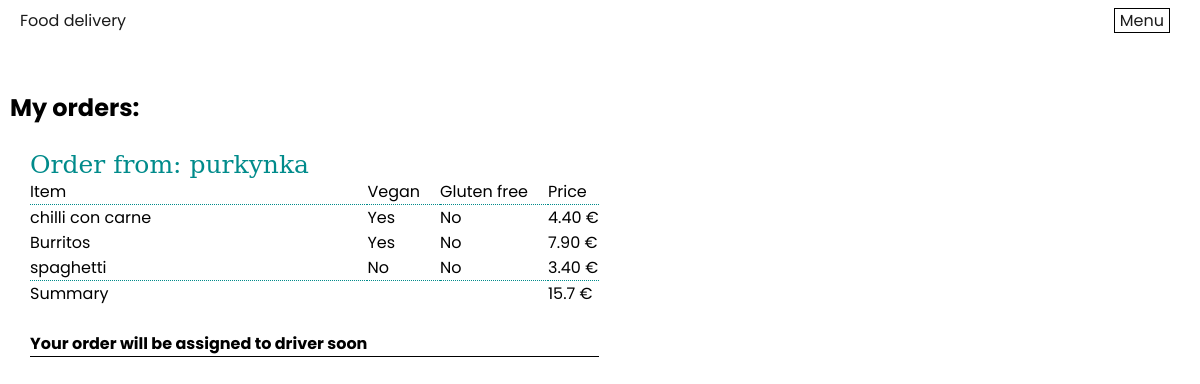
/myOrders.php (signed in), run on an earlier commit of the app's database.
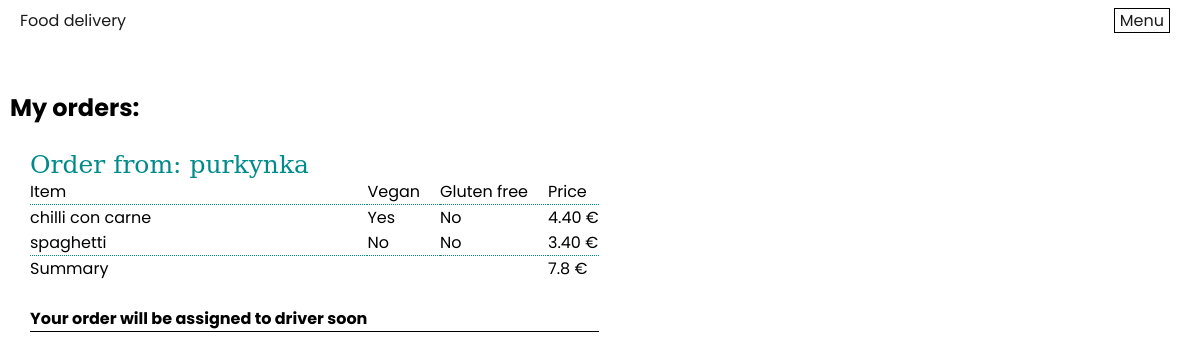
And on a later commit of the database.
### tables this page shows
CREATE TABLE `order` (
  orderId INT AUTO_INCREMENT NOT NULL PRIMARY KEY,
  additionalInfo TEXT,
  state ENUM("placedButNotAssignedToDriver", "assignedToDriver", "BeingDelivered"),
  dinerId INT NOT NULL,
  driverId INT NULL,
  restaurantId INT NOT NULL,
  FOREIGN KEY (dinerId) REFERENCES person(personId),
  FOREIGN KEY (driverId) REFERENCES person(personId),
  FOREIGN KEY (restaurantId) REFERENCES restaurant(restaurantId)
);

CREATE TABLE restaurant (
  restaurantId INT AUTO_INCREMENT NOT NULL PRIMARY KEY,
  name TINYTEXT,
  description TEXT,
  town TINYTEXT,
  street TINYTEXT,
  zip INT,
  phoneNumber TINYTEXT,
  openingTime TIME,
  closureTime TIME
);

CREATE TABLE item (
  itemId INT AUTO_INCREMENT NOT NULL PRIMARY KEY,
  name TINYTEXT,
  description TEXT,
  picture TEXT,
  price DECIMAL(6,2),
  type ENUM("dailyMenu", "meal","sidedish", "sauce", "beverage"),
  isVegan BOOLEAN DEFAULT FALSE,
  isGlutenFree BOOLEAN DEFAULT FALSE
);

### myOrders.php (the view, shortened to what this page needs)
<link rel="stylesheet" type="text/css" href="styles/my-orders-style.css">
<div class="main-page-container">
<?php
    include "header.php";
    echo"<h2>My orders:</h2><br>";
    $userId = null;
    if(isset($_SESSION['userId'])) {
        $myOrders = $pdo->query("SELECT R.name as r_name,orderId,O.state FROM `order` O INNER JOIN person P on P.personId=O.dinerId LEFT JOIN restaurant R on O.restaurantId=R.restaurantId WHERE dinerId={$_SESSION['userId']}")->fetchAll(PDO::FETCH_ASSOC);
        $userId = $_SESSION['userId'];
    }
    if($userId!=null and !empty($myOrders)){
        echo "<table style=\"border-collapse: collapse; margin-left: 20px\">";
        foreach($myOrders as $order){
            $price = 0.0;
            $state = get_state($order['state']);
            echo <<<HTML
            <tr><td class='order-td'>Order from: {$order['r_name']}</td></tr>
            <tr style="border-bottom: 1px dotted darkcyan;">
            <td class="item-td" style="padding-right: 20px">Item</td>
            <td class="item-td" style="padding-right: 20px">Vegan</td>
            <td class="item-td" style="padding-right: 20px">Gluten free</td>
            <td class="item-td">Price</td>
            </tr>
HTML;
            $items = $pdo->query("SELECT i.name,i.description,picture,price, isVegan,isGlutenFree FROM `order` O NATURAL JOIN orderHasItem NATURAL JOIN item i  where orderId = {$order['orderId']}")->fetchAll(PDO::FETCH_ASSOC);
            foreach($items as $item){
                $price += $item['price'];
                echo <<<HTML
            <tr>
                <td class="item-td">{$item["name"]}</td>
                <td class="item-td">
HTML;
                if($item["isVegan"]){
                    echo "Yes";
                }
                else{
                    echo"No";
                }
                echo "</td><td class=\"item-td\">";
                if($item["isGlutenFree"]){
                    echo "Yes";
                }
                else{
                    echo "No";
                }
                echo <<<HTML
                </td>
                <td class="item-td">{$item["price"]} €
            </tr>
HTML;
            }
            echo <<<HTML
            <tr style="border-top: 1px dotted darkcyan;">
            <td class="item-td">Summary</td>
            <td class="item-td"></td>
            <td class="item-td"></td>
            <td class="item-td">$price €</td>
            </tr>
            <tr><td style="padding-top: 25px"></td></tr>
            <tr style="border-bottom: 1pt solid black"><td class="item-td" style="font-weight: bold">{$state}</td>
            </tr>
            <tr><td style="padding-top: 25px"></td></tr>
HTML;
        }
        echo"</table>";
    }
    else{
        echo"<p>You have no orders at the moment!</p>";
    }
    function get_state($state){
        switch ($state){
            case "placedButNotAssignedToDriver":
                return "Your order will be assigned to driver soon";
        }
        return "";
    }
    ?>
</div>

### header.php (shortened to what this page needs)
<!DOCTYPE html>
<html lang="en">
<head>
    <link rel="stylesheet" href="styles/header-style.css">
    <link rel="stylesheet" type="text/css" href="styles/style.css">
</head>
<body>
    <div class="main-page-container">
        <div class="main-header">
            <p><a href="index.php">Food delivery</a></p>
            <div class="header-nav">
                <a class="menu-nav-link"  href="#">Menu</a>
            </div>
        </div>
    </div>
</body>
</html>

### styles/my-orders-style.css (style rules this page uses)
.item-td { text-align: left; }
.order-td { text-align: left; font-size: 25px; color : darkcyan; font-family: "DejaVu Serif", serif; }

### styles/header-style.css (style rules this page uses)
.main-header { display: flex; align-items: center; justify-content: space-between; height: 40px; margin-bottom: 50px; }
a { text-decoration:none; color: rgb(27, 27, 27); }
.header-nav a { margin: 0 10px; padding: 0 5px; border: 1px solid black; }

### styles/style.css (style rules this page uses)
* { box-sizing: border-box; margin: 0; padding: 0; font-family: 'Poppins', sans-serif; }
.main-page-container { max-width: 1300px; margin: 0 auto; padding: 0 10px; position: relative; }

What changed in the data, as far as the page shows it:
removed item: name "Burritos", isVegan "Yes", isGlutenFree "No", price "7.90"
computed for order "Your order will be assigned to driver soon": price "15.7" → "7.8"
